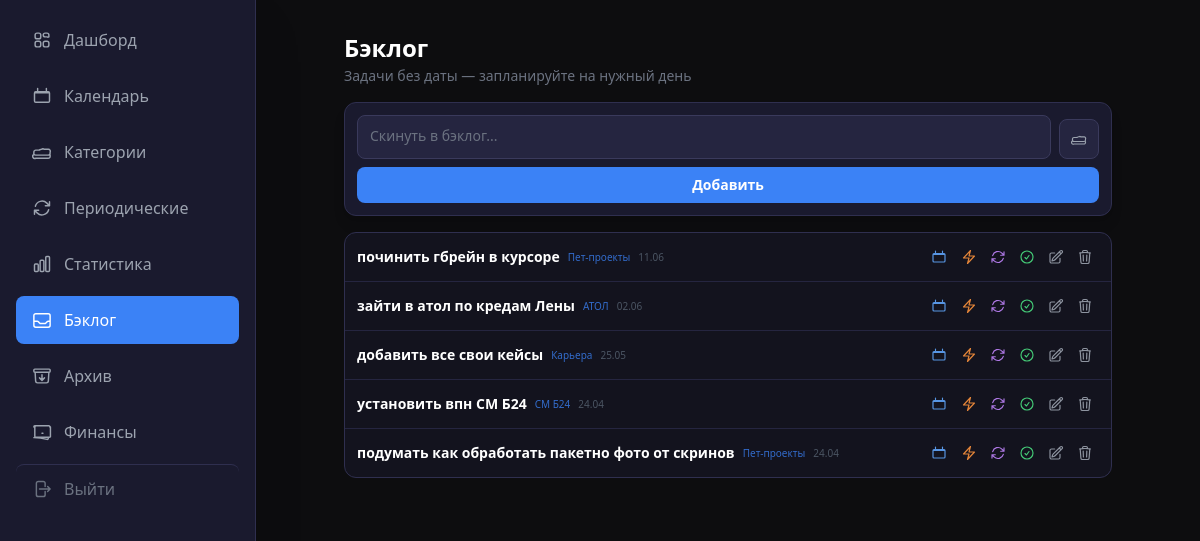
The page /backlog on the database as committed earlier.
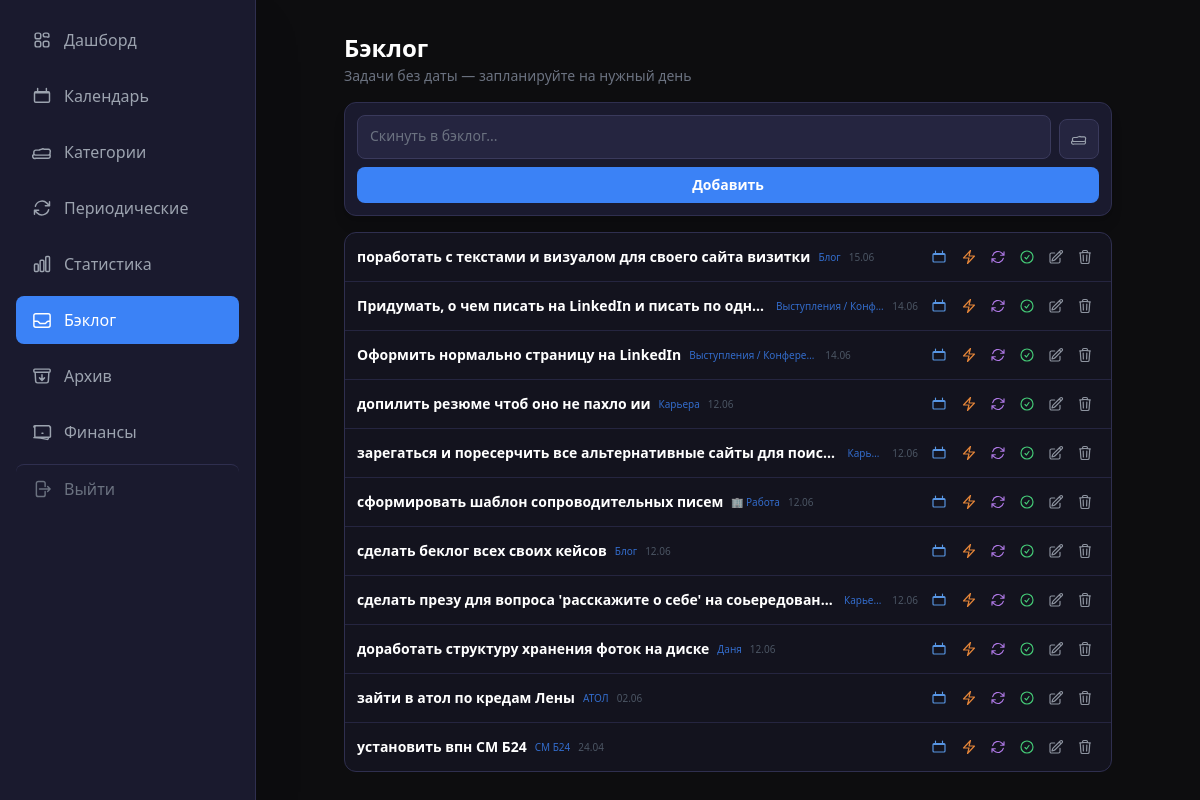
The same page on the database as committed later.
### app/models/task.py (models this page shows)
class Task(Base):
    __tablename__ = "tasks"
    id = Column(Integer, primary_key=True, index=True)
    title = Column(String(500), nullable=False)
    description = Column(String, default="")
    category_id = Column(Integer, ForeignKey("categories.id"), nullable=True, index=True)
    status = Column(String(20), default="новая", index=True)  # новая/в_работе/выполнена/отложена
    priority = Column(String(20), default="средний")  # низкий/средний/высокий
    due_date = Column(Date, nullable=True, index=True)
    due_time = Column(Time, nullable=True) # Время встречи
    created_at = Column(DateTime(timezone=True), server_default=func.now())
    completed_at = Column(DateTime(timezone=True), nullable=True)
    source = Column(String(20), default="web")  # telegram/web/screenshot
    parent_task_id = Column(Integer, ForeignKey("tasks.id"), nullable=True, index=True)
    is_archived = Column(Boolean, default=False, index=True)
    item_kind = Column(String(20), default="task", nullable=False, index=True)  # task
    sort_order = Column(Integer, default=0)
    needs_review = Column(Boolean, default=False)
    message_hash = Column(String(64), nullable=True)
    postpones = Column(Integer, default=0)
    chronic_task = Column(Boolean, default=False, index=True)
    chronic_reviewed = Column(Boolean, default=False)
    tags = Column(String(500), nullable=True) # Теги проекта или контекста (#Антон, #Сбер)
    size = Column(String(4), nullable=True)   # L / XL — крупные задачи (NULL = обычная)
    impact_notes = Column(Text, nullable=True) # Заметки о результате/влиянии
    is_milestone = Column(Boolean, default=False, index=True) # Флаг важного достижения
    estimated_minutes = Column(Integer, nullable=True)
    actual_minutes = Column(Integer, nullable=True)
    category = relationship("Category", back_populates="tasks")
    subtasks = relationship("Task", backref="parent_task", remote_side=[id], lazy="select")

### app/models/category.py (models this page shows)
class Category(Base):
    __tablename__ = "categories"
    id = Column(Integer, primary_key=True, index=True)
    name = Column(String(100), nullable=False, index=True)
    is_global = Column(Boolean, default=False, index=True)
    parent_id = Column(Integer, ForeignKey("categories.id"), nullable=True)
    type = Column(String(20), default="task", index=True)  # task / finance
    created_at = Column(DateTime(timezone=True), server_default=func.now())
    children = relationship("Category", backref="parent", remote_side=[id], lazy="select")
    tasks = relationship("Task", back_populates="category", lazy="select")

### app/web/routes/backlog.py (the view)
@router.get("/backlog", response_class=HTMLResponse)
async def backlog_page(request: Request):
    async with async_session() as db:
        tasks, subtasks_map = await _load_backlog(db)
    categories = await get_categories_list()
    return templates.TemplateResponse(request, "backlog.html", {
        "request": request,
        "tasks": tasks,
        "subtasks_map": subtasks_map,
        "categories": categories,
    })

### app/web/templates/backlog.html (shortened to what this page needs)
{% extends "base.html" %}
{% from 'partials/icons_macros.html' import icon_folder %}
{% block content %}
<div class="backlog-page max-w-3xl mx-auto">
    <div class="mb-4">
        <h1 class="text-2xl font-bold text-white">Бэклог</h1>
        <p class="text-gray-500 text-sm mt-0.5">Задачи без даты — запланируйте на нужный день</p>
    </div>
    <div class="hidden lg:block bg-dark-800 rounded-xl border border-dark-600 p-3 shadow-lg mb-4">
        {% include "partials/backlog_quick_add_form.html" %}
    </div>
    <div id="backlog-list">
        {% include "partials/backlog_list.html" %}
    </div>
</div>
{% endblock %}

### app/web/templates/partials/icons_macros.html (shortened to what the changed rows need)
{% macro icon_check(class='w-5 h-5') %}
<svg class="{{ class }}" fill="none" stroke="currentColor" stroke-width="1.75" viewBox="0 0 24 24" aria-hidden="true">
  <path stroke-linecap="round" stroke-linejoin="round" d="M9 12.75L11.25 15 15 9.75M21 12a9 9 0 11-18 0 9 9 0 0118 0z"/>
</svg>
{% endmacro %}
{% macro icon_calendar(class='w-5 h-5') %}
<svg class="{{ class }}" fill="none" stroke="currentColor" stroke-width="1.75" viewBox="0 0 24 24" aria-hidden="true">
  <path stroke-linecap="round" stroke-linejoin="round" d="M6.75 3v2.25M17.25 3v2.25M4.5 8.25h15M4.5 19.5h15a1.5 1.5 0 001.5-1.5V8.25a1.5 1.5 0 00-1.5-1.5h-15a1.5 1.5 0 00-1.5 1.5v9.75a1.5 1.5 0 001.5 1.5z"/>
</svg>
{% endmacro %}
{% macro icon_edit(class='w-5 h-5') %}
<svg class="{{ class }}" fill="none" stroke="currentColor" stroke-width="1.75" viewBox="0 0 24 24" aria-hidden="true">
  <path stroke-linecap="round" stroke-linejoin="round" d="M16.862 4.487l1.687-1.688a1.875 1.875 0 112.652 2.652L10.582 16.07a4.5 4.5 0 01-1.897 1.13L6 18l.8-2.685a4.5 4.5 0 011.13-1.897l8.932-8.931zm0 0L19.5 7.125M18 14v4.75A2.25 2.25 0 0115.75 21H5.25A2.25 2.25 0 013 18.75V8.25A2.25 2.25 0 015.25 6H10"/>
</svg>
{% endmacro %}
{% macro icon_trash(class='w-4 h-4') %}
<svg class="{{ class }}" fill="none" stroke="currentColor" stroke-width="1.75" viewBox="0 0 24 24" aria-hidden="true">
  <path stroke-linecap="round" stroke-linejoin="round" d="M14.74 9l-.346 9m-4.788 0L9.26 9m9.968-3.21c.342.052.682.107 1.022.166m-1.022-.165L18.16 19.673a2.25 2.25 0 01-2.244 2.077H8.084a2.25 2.25 0 01-2.244-2.077L4.772 5.79m14.456 0a48.108 48.108 0 00-3.478-.397m-12 .562c.34-.059.68-.114 1.022-.165m0 0a48.11 48.11 0 013.478-.397m7.5 0v-.916c0-1.18-.91-2.164-2.09-2.201a51.964 51.964 0 00-3.32 0c-1.18.037-2.09 1.022-2.09 2.201v.916m7.5 0a48.667 48.667 0 00-7.5 0"/>
</svg>
{% endmacro %}
{% macro icon_repeat(class='w-3.5 h-3.5') %}
<svg class="{{ class }}" fill="none" stroke="currentColor" stroke-width="1.75" viewBox="0 0 24 24" aria-hidden="true">
  <path stroke-linecap="round" stroke-linejoin="round" d="M16.023 9.348h4.992v-.001M2.985 19.644v-4.992m0 0h4.992m-4.993 0l3.181 3.183a8.25 8.25 0 0013.803-3.7M4.031 9.865a8.25 8.25 0 0113.803-3.7l3.181 3.182m0-4.991v4.99"/>
</svg>
{% endmacro %}
{% macro icon_bolt(class='w-5 h-5') %}
<svg class="{{ class }}" fill="none" stroke="currentColor" stroke-width="1.75" viewBox="0 0 24 24" aria-hidden="true">
  <path stroke-linecap="round" stroke-linejoin="round" d="M3.75 13.5l10.5-11.25L12 10.5h8.25L9.75 21.75 12 13.5H3.75z"/>
</svg>
{% endmacro %}

### app/web/templates/partials/backlog_list.html (shortened to what this page needs)
{% from 'partials/icons_macros.html' import icon_check, icon_calendar, icon_edit, icon_trash, icon_subtasks, icon_repeat, icon_bolt %}
{% if tasks %}
<div class="rounded-xl border border-dark-600 bg-dark-800/50 overflow-hidden divide-y divide-dark-700">
    {% for task in tasks %}
    <div class="group px-3 py-2.5 sm:py-2 hover:bg-dark-700/40 transition-colors" id="task-{{ task.id }}">
        <div class="flex flex-col gap-2 sm:flex-row sm:items-center sm:gap-2 min-h-[2rem]">
            <div class="flex-1 min-w-0 flex items-center gap-2">
                <h3 class="text-[15px] sm:text-sm font-semibold text-white leading-snug sm:truncate" title="{{ task.title }}">{{ task.title }}</h3>
                {% if task.category %}
                <span class="hidden sm:inline text-[10px] text-accent/80 font-medium truncate max-w-[8rem]"
                      title="{% if task.category.parent %}{{ task.category.parent.name }} → {% endif %}{{ task.category.name }}">
                    {{ task.category.name }}
                </span>
                {% endif %}
                <span class="text-[10px] text-gray-600 tabular-nums shrink-0">{{ task.created_at.strftime('%d.%m') }}</span>
            </div>
            <div class="backlog-actions flex items-center gap-0.5 shrink-0 opacity-100 sm:opacity-90 sm:group-hover:opacity-100 self-end sm:self-auto">
                <form hx-post="/tasks/{{ task.id }}/plan"
                      hx-target="#task-{{ task.id }}"
                      hx-swap="outerHTML"
                      class="inline-flex items-center">
                    <button type="button"
                            onclick="document.getElementById('date-input-{{ task.id }}').classList.toggle('hidden'); document.getElementById('date-input-{{ task.id }}').focus()"
                            class="icon-action icon-action--info"
                            title="Запланировать на дату">
                        {{ icon_calendar('w-4 h-4') }}
                    </button>
                </form>
                <form hx-post="/backlog/{{ task.id }}/plan-today" hx-target="#task-{{ task.id }}" hx-swap="outerHTML" class="inline">
                    <button type="submit" class="icon-action icon-action--today" title="На сегодня">
                        {{ icon_bolt('w-4 h-4') }}
                    </button>
                </form>
                <form hx-post="/backlog/{{ task.id }}/make-recurring-form" hx-target="#task-{{ task.id }}" hx-swap="outerHTML" class="inline">
                    <button type="submit" class="icon-action icon-action--purple" title="В шаблоны">
                        {{ icon_repeat('w-4 h-4') }}
                    </button>
                </form>
                <form hx-post="/tasks/{{ task.id }}/complete" hx-target="#task-{{ task.id }}" hx-swap="outerHTML" class="inline">
                    <button type="submit" class="icon-action icon-action--success" title="Выполнено">
                        {{ icon_check('w-4 h-4') }}
                    </button>
                </form>
                <a href="/tasks/{{ task.id }}/edit" class="icon-link icon-link--muted" title="Редактировать">
                    {{ icon_edit('w-4 h-4') }}
                </a>
                <form hx-delete="/tasks/{{ task.id }}" hx-target="#task-{{ task.id }}" hx-swap="outerHTML" class="inline">
                    <button type="submit" class="icon-action icon-action--danger" title="В архив">
                        {{ icon_trash('w-4 h-4') }}
                    </button>
                </form>
            </div>
        </div>
    </div>
    {% endfor %}
</div>
{% else %}
<div class="text-center py-16 text-gray-500 rounded-xl border border-dashed border-dark-600">
    <p class="text-sm">Бэклог пуст</p>
    <p class="text-xs mt-1 text-gray-600">Напишите задачу выше или переместите сюда с дашборда</p>
</div>
{% endif %}

Rows that differ between the two databases and show on the page:
no longer on this page (row edited): Task: title "починить гбрейн в курсоре", category.name "Пет-проекты", created_at "11.06"
no longer on this page (row edited): Task: title "добавить все свои кейсы", category.name "Карьера", created_at "25.05"
no longer on this page (row edited): Task: title "подумать как обработать пакетно фото от скринов", category.name "Пет-проекты", created_at "24.04"
added Task: title "поработать с текстами и визуалом для своего сайта визитки", category.name "Блог", created_at "15.06"
added Task: title "Придумать, о чем писать на LinkedIn и писать по одн…", category.name "Выступления / Конф…", created_at "14.06"
added Task: title "Оформить нормально страницу на LinkedIn", category.name "Выступления / Конфере…", created_at "14.06"
added Task: title "допилить резюме чтоб оно не пахло ии", category.name "Карьера", created_at "12.06"
added Task: title "зарегаться и поресерчить все альтернативные сайты для поис…", category.name "Карь…", created_at "12.06"
added Task: title "сформировать шаблон сопроводительных писем", category.name "🏢 Работа", created_at "12.06"
added Task: title "сделать беклог всех своих кейсов", category.name "Блог", created_at "12.06"
added Task: title "сделать презу для вопроса 'расскажите о себе' на соьередован…", category.name "Карьера", created_at "12.06"
added Task: title "доработать структуру хранения фоток на диске", category.name "Даня", created_at "12.06"
